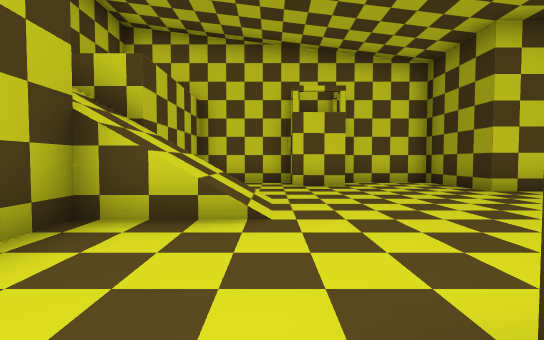
view 1 (above)

20 first-person views from a walk through a 3-D level made in the Godot game engine. The camera is 1.2 m above the floor, tilts 2° down and sees 90° across. The floor is counted in squares, 2 m on a side. Each view is taken from the middle of a square. On the plan, view 1 faces up. The plan holds only what a view shows up to about 9 squares ahead; the rest is blank. The place goes on beyond the plan.

view 2
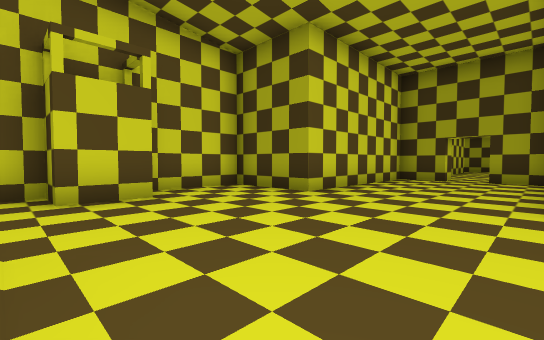

view 3
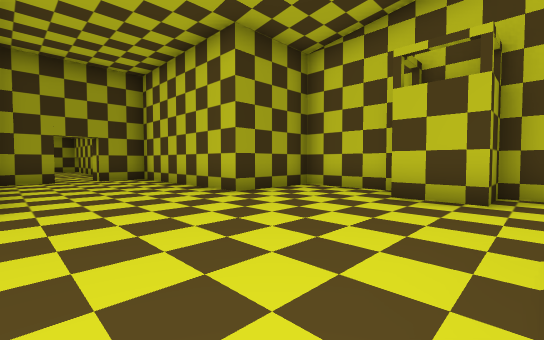

view 4
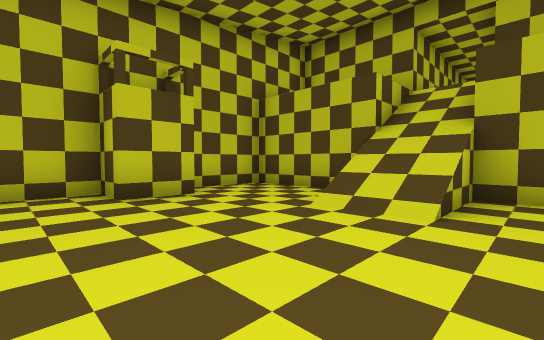

view 5
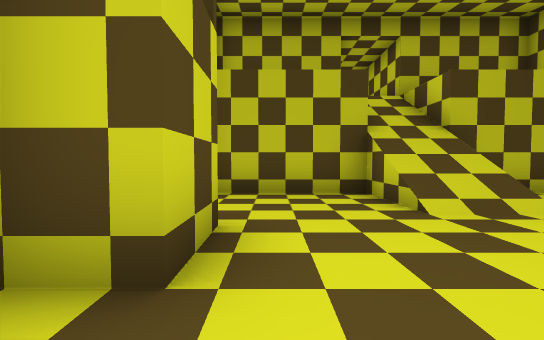

view 6
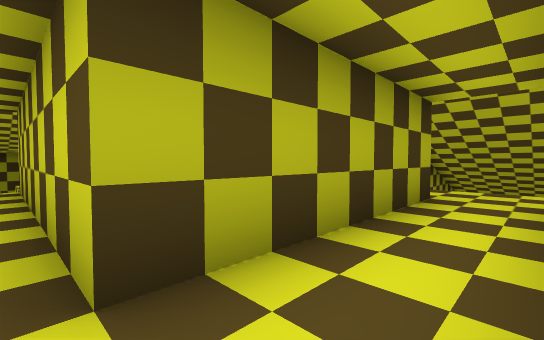

view 7
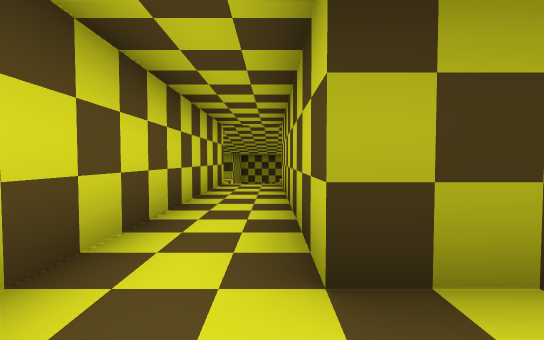

view 8
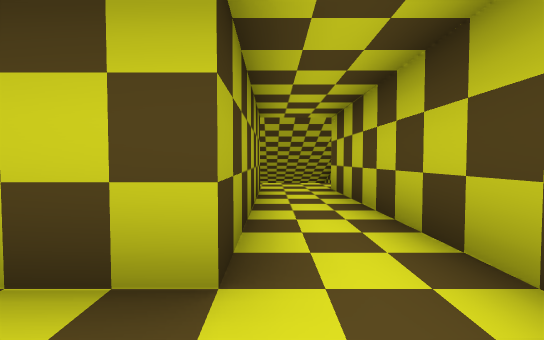

view 9
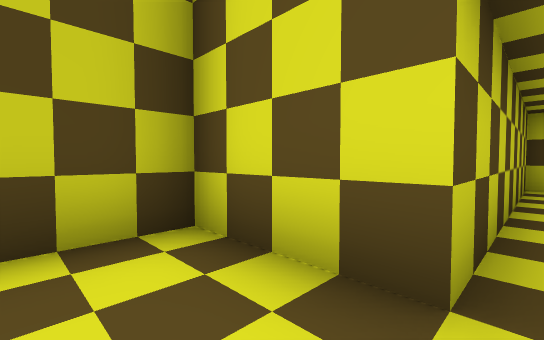

view 10
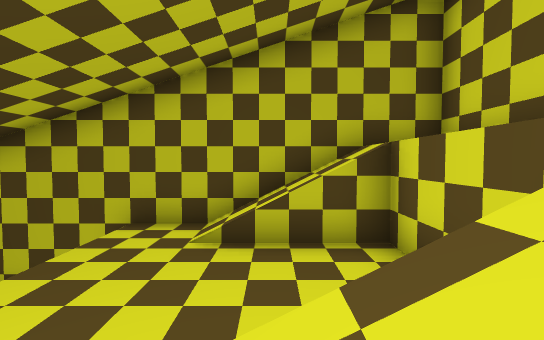

view 11
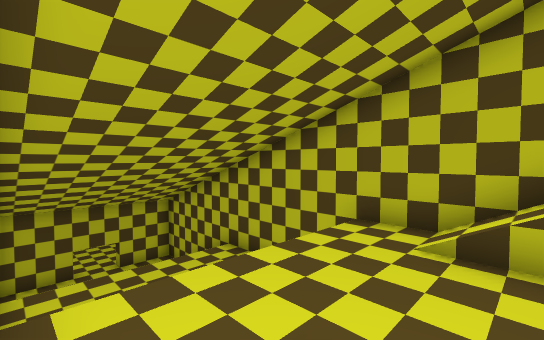

view 12
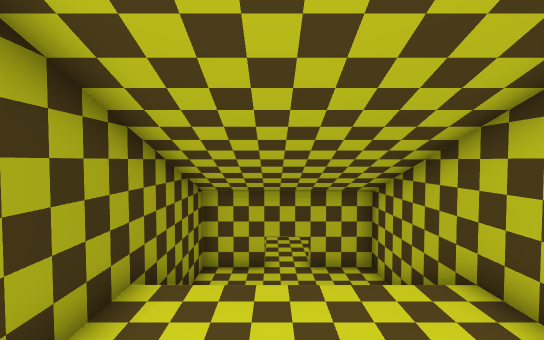

view 13
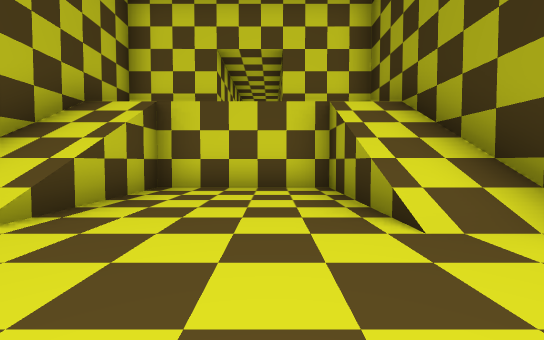

view 14
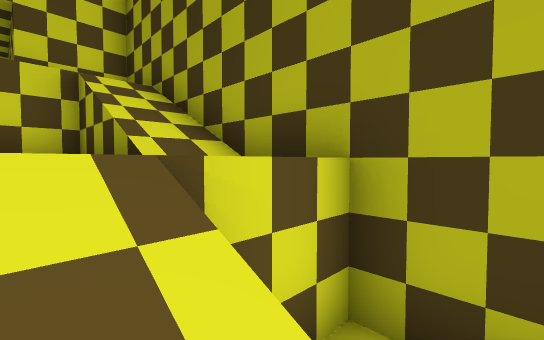

view 15
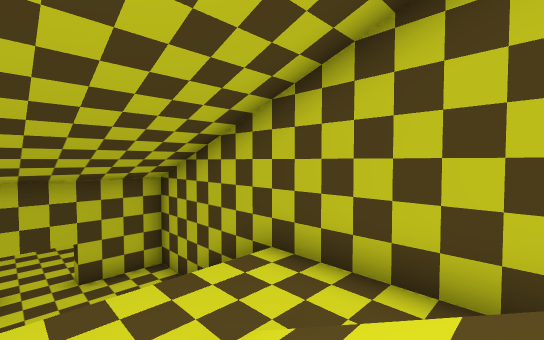

view 16
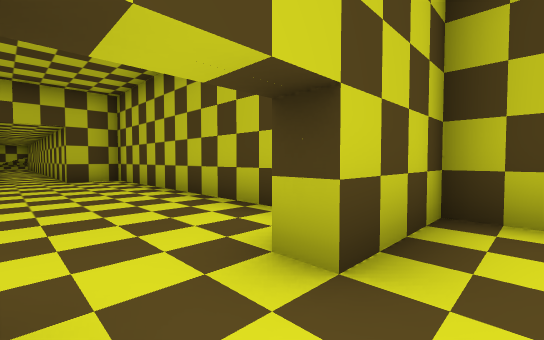

view 17
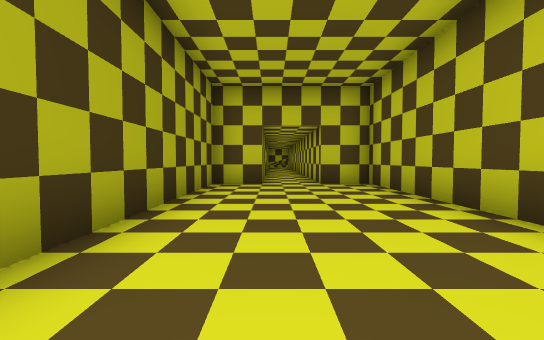

view 18
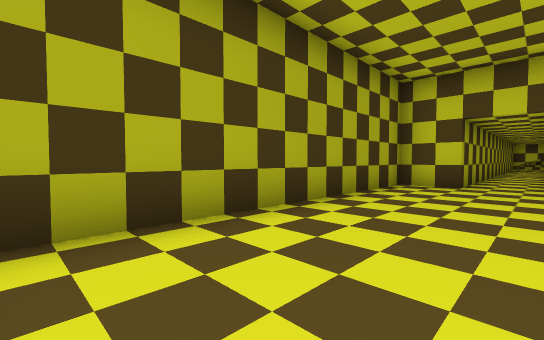

view 19
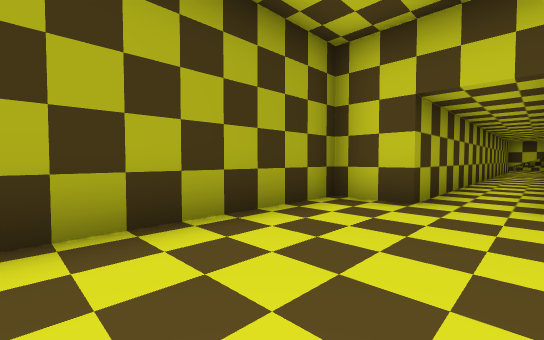

view 20
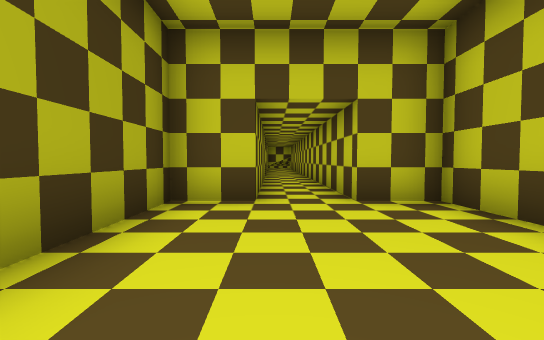

### Floor plan
Key: @ floor where view 1 was taken; # wall or solid block; . main floor; - floor 1.5 m lower than the main floor; : floor 1.5 m higher than the main floor; + floor 4.5 m higher than the main floor; _ floor 4.5 m lower than the main floor; / step, stairs or slope.
Columns run from 14 left of view 1 to 9 right of it. Each row starts with its distance up from view 1.
  8            #########
  7           #  ..#...#
  6           # .......#####
  5   ######### ...........#
  4   #+++++++//#//........#
  3   #+++++++/////........#
  2   #++###### #..........#
  1   #++#    # .......#####
  0   #++#    # ..@#...#
 -1 ###++##    #########
 -2 #++++  #
 -3 #++++++#
 -4 #//:://#
 -5 #/#:://#
 -6 #//:://#
 -7 #::::::#
 -8 #--//--#
 -9 #--//  #
-10 #--/   #
-11 #------#
-12 #------#
-13 #/    /#
-14 #/    /#
-15 #/    /#
-16 #______#
-17 ###__###
-18  #____#
-19  #____#
-20  #____#
-21  #____#
-22  #____#
-23  #____#
-24  #____#
-25  ##__##
-26   #__#
-27   #__#
-28   #__#

Where each view was taken, in squares from view 1:
view 1: 0 up, 0 right, facing up
view 2: 2 up, 0 right, facing up-right
view 3: 5 up, 0 right, facing down-right
view 4: 5 up, 3 right, facing down-left
view 5: 1 up, 3 right, facing left
view 6: 3 up, 11 left, facing down-right
view 7: 3 up, 11 left, facing right
view 8: 4 up, 10 left, facing down
view 9: 3 down, 11 left, facing up-left
view 10: 5 down, 8 left, facing left
view 11: 5 down, 8 left, facing down-left
view 12: 8 down, 10 left, facing down
view 13: 8 down, 10 left, facing up
view 14: 9 down, 10 left, facing up-right
view 15: 9 down, 10 left, facing down-left
view 16: 16 down, 10 left, facing down-left
view 17: 18 down, 10 left, facing down
view 18: 18 down, 11 left, facing down-right
view 19: 21 down, 11 left, facing down-right
view 20: 21 down, 10 left, facing down
